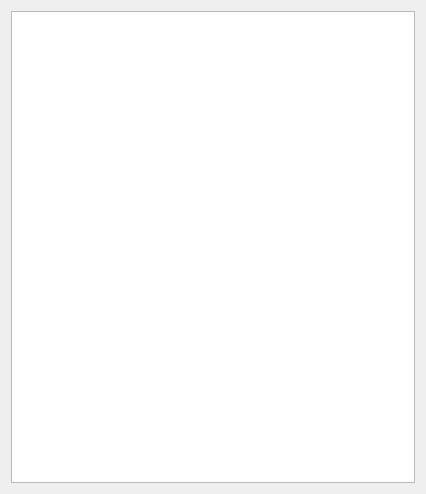
<?xml version="1.0" encoding="UTF-8"?>
<ui version="4.0">
 <class>TableHistoryDialog</class>
 <widget class="QDialog" name="TableHistoryDialog">
  <property name="geometry">
   <rect>
    <x>0</x>
    <y>0</y>
    <width>426</width>
    <height>494</height>
   </rect>
  </property>
  <property name="windowTitle">
   <string>Dialog</string>
  </property>
  <layout class="QVBoxLayout" name="verticalLayout">
   <item>
    <widget class="QListWidget" name="listWidget"/>
   </item>
  </layout>
 </widget>
 <resources/>
 <connections/>
</ui>
